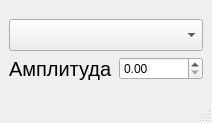
<?xml version="1.0" encoding="UTF-8"?>
<ui version="4.0">
 <class>MainWindow</class>
 <widget class="QMainWindow" name="MainWindow">
  <property name="geometry">
   <rect>
    <x>0</x>
    <y>0</y>
    <width>212</width>
    <height>123</height>
   </rect>
  </property>
  <property name="windowTitle">
   <string>MainWindow</string>
  </property>
  <widget class="QWidget" name="centralwidget">
   <layout class="QGridLayout" name="gridLayout">
    <item row="0" column="0">
     <layout class="QVBoxLayout" name="verticalLayout">
      <item>
       <widget class="QComboBox" name="clb_list_combobox">
        <property name="font">
         <font>
          <pointsize>15</pointsize>
         </font>
        </property>
       </widget>
      </item>
      <item>
       <layout class="QHBoxLayout" name="horizontalLayout">
        <item>
         <widget class="QLabel" name="amplitude_label">
          <property name="font">
           <font>
            <pointsize>15</pointsize>
           </font>
          </property>
          <property name="text">
           <string>Амплитуда</string>
          </property>
         </widget>
        </item>
        <item>
         <widget class="QDoubleSpinBox" name="amplitude_spinbox">
          <property name="maximum">
           <double>600.000000000000000</double>
          </property>
         </widget>
        </item>
       </layout>
      </item>
     </layout>
    </item>
   </layout>
  </widget>
  <widget class="QMenuBar" name="menubar">
   <property name="geometry">
    <rect>
     <x>0</x>
     <y>0</y>
     <width>212</width>
     <height>21</height>
    </rect>
   </property>
  </widget>
  <widget class="QStatusBar" name="statusbar"/>
 </widget>
 <resources/>
 <connections/>
</ui>
